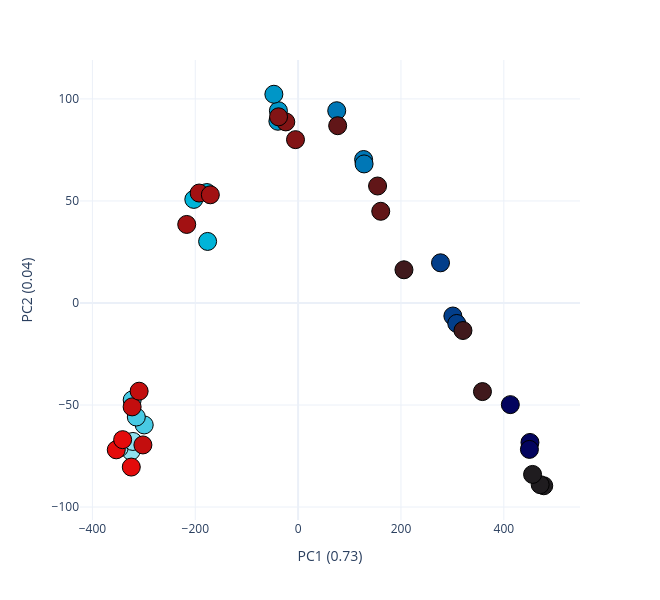

The notebook cell saved with this chart:
### Code cell
INPUT_NG_ORDER = [10, 20, 50, 100, 200, 500, 1000]

blue_palette = ['#03045e', '#023e8a', '#0077b6', '#0096c7', '#00b4d8', '#48cae4', '#90e0ef']
red_palette  = ['#e40b0b', '#c30e0e', '#a21112', '#821415', '#611618', '#40191c', '#1f1c1f']

color_map = {}
for i, ng in enumerate(INPUT_NG_ORDER):
    color_map[f'EGF-{ng}ng'] = blue_palette[len(blue_palette) - 1 - i]
    color_map[f'EGF+{ng}ng'] = red_palette[i]


group_order = ([f'EGF-{ng}ng' for ng in INPUT_NG_ORDER] +
               [f'EGF+{ng}ng' for ng in INPUT_NG_ORDER])

fig = px.scatter(
    pca_df, x='x', y='y', color='group',
    color_discrete_map=color_map,
    category_orders={'group': group_order},
)
fig.update_layout(width=660, height=600, template='plotly_white', showlegend = False)
fig.update_traces(marker=dict(size=18, line=dict(width=1, color='black')))
fig.update_xaxes(title = pca_all[1]['x_title'])
fig.update_yaxes(title = pca_all[1]['y_title'])
fig.show()
fig.write_image(r'D:\Projects\nanoPhos\figures_upd\figure2\figure2f.pdf', height=600, width=600)

### Figure 1 — Plotly figure (JSON) as saved in the notebook; plotly's stock layout.template omitted (floating-point values rounded to 4 significant figures)
{"data": [{"hovertemplate": "group=EGF-10ng<br>x=%{x}<br>y=%{y}<extra></extra>", "legendgroup": "EGF-10ng", "marker": {"color": "#90e0ef", "line": {"color": "black", "width": 1}, "size": 18, "symbol": "circle"}, "mode": "markers", "name": "EGF-10ng", "orientation": "v", "showlegend": true, "type": "scatter", "x": [-324.9, -347.9, -321.2], "xaxis": "x", "y": [-72.64, -71.07, -67.86], "yaxis": "y"}, {"hovertemplate": "group=EGF-20ng<br>x=%{x}<br>y=%{y}<extra></extra>", "legendgroup": "EGF-20ng", "marker": {"color": "#48cae4", "line": {"color": "black", "width": 1}, "size": 18, "symbol": "circle"}, "mode": "markers", "name": "EGF-20ng", "orientation": "v", "showlegend": true, "type": "scatter", "x": [-299.2, -314.6, -322.6], "xaxis": "x", "y": [-59.77, -55.89, -47.54], "yaxis": "y"}, {"hovertemplate": "group=EGF-50ng<br>x=%{x}<br>y=%{y}<extra></extra>", "legendgroup": "EGF-50ng", "marker": {"color": "#00b4d8", "line": {"color": "black", "width": 1}, "size": 18, "symbol": "circle"}, "mode": "markers", "name": "EGF-50ng", "orientation": "v", "showlegend": true, "type": "scatter", "x": [-176.0, -177.4, -202.8], "xaxis": "x", "y": [30.16, 54.12, 50.76], "yaxis": "y"}, {"hovertemplate": "group=EGF-100ng<br>x=%{x}<br>y=%{y}<extra></extra>", "legendgroup": "EGF-100ng", "marker": {"color": "#0096c7", "line": {"color": "black", "width": 1}, "size": 18, "symbol": "circle"}, "mode": "markers", "name": "EGF-100ng", "orientation": "v", "showlegend": true, "type": "scatter", "x": [-39.36, -38.32, -47.15], "xaxis": "x", "y": [89.05, 94.22, 102.3], "yaxis": "y"}, {"hovertemplate": "group=EGF-200ng<br>x=%{x}<br>y=%{y}<extra></extra>", "legendgroup": "EGF-200ng", "marker": {"color": "#0077b6", "line": {"color": "black", "width": 1}, "size": 18, "symbol": "circle"}, "mode": "markers", "name": "EGF-200ng", "orientation": "v", "showlegend": true, "type": "scatter", "x": [127.4, 75.07, 128.3], "xaxis": "x", "y": [70.31, 94.21, 68.15], "yaxis": "y"}, {"hovertemplate": "group=EGF-500ng<br>x=%{x}<br>y=%{y}<extra></extra>", "legendgroup": "EGF-500ng", "marker": {"color": "#023e8a", "line": {"color": "black", "width": 1}, "size": 18, "symbol": "circle"}, "mode": "markers", "name": "EGF-500ng", "orientation": "v", "showlegend": true, "type": "scatter", "x": [276.9, 300.9, 308.5], "xaxis": "x", "y": [19.69, -6.384, -10.03], "yaxis": "y"}, {"hovertemplate": "group=EGF-1000ng<br>x=%{x}<br>y=%{y}<extra></extra>", "legendgroup": "EGF-1000ng", "marker": {"color": "#03045e", "line": {"color": "black", "width": 1}, "size": 18, "symbol": "circle"}, "mode": "markers", "name": "EGF-1000ng", "orientation": "v", "showlegend": true, "type": "scatter", "x": [450.8, 449.8, 412.6], "xaxis": "x", "y": [-68.35, -71.76, -49.82], "yaxis": "y"}, {"hovertemplate": "group=EGF+10ng<br>x=%{x}<br>y=%{y}<extra></extra>", "legendgroup": "EGF+10ng", "marker": {"color": "#e40b0b", "line": {"color": "black", "width": 1}, "size": 18, "symbol": "circle"}, "mode": "markers", "name": "EGF+10ng", "orientation": "v", "showlegend": true, "type": "scatter", "x": [-353.6, -324.4, -341.2], "xaxis": "x", "y": [-71.96, -80.42, -66.99], "yaxis": "y"}, {"hovertemplate": "group=EGF+20ng<br>x=%{x}<br>y=%{y}<extra></extra>", "legendgroup": "EGF+20ng", "marker": {"color": "#c30e0e", "line": {"color": "black", "width": 1}, "size": 18, "symbol": "circle"}, "mode": "markers", "name": "EGF+20ng", "orientation": "v", "showlegend": true, "type": "scatter", "x": [-322.7, -309.1, -301.8], "xaxis": "x", "y": [-50.93, -43.23, -69.57], "yaxis": "y"}, {"hovertemplate": "group=EGF+50ng<br>x=%{x}<br>y=%{y}<extra></extra>", "legendgroup": "EGF+50ng", "marker": {"color": "#a21112", "line": {"color": "black", "width": 1}, "size": 18, "symbol": "circle"}, "mode": "markers", "name": "EGF+50ng", "orientation": "v", "showlegend": true, "type": "scatter", "x": [-216.6, -192.4, -170.7], "xaxis": "x", "y": [38.48, 53.87, 53.02], "yaxis": "y"}, {"hovertemplate": "group=EGF+100ng<br>x=%{x}<br>y=%{y}<extra></extra>", "legendgroup": "EGF+100ng", "marker": {"color": "#821415", "line": {"color": "black", "width": 1}, "size": 18, "symbol": "circle"}, "mode": "markers", "name": "EGF+100ng", "orientation": "v", "showlegend": true, "type": "scatter", "x": [-23.96, -38.04, -5.085], "xaxis": "x", "y": [88.74, 91.23, 80.04], "yaxis": "y"}, {"hovertemplate": "group=EGF+200ng<br>x=%{x}<br>y=%{y}<extra></extra>", "legendgroup": "EGF+200ng", "marker": {"color": "#611618", "line": {"color": "black", "width": 1}, "size": 18, "symbol": "circle"}, "mode": "markers", "name": "EGF+200ng", "orientation": "v", "showlegend": true, "type": "scatter", "x": [154.5, 76.9, 160.7], "xaxis": "x", "y": [57.33, 86.87, 44.93], "yaxis": "y"}, {"hovertemplate": "group=EGF+500ng<br>x=%{x}<br>y=%{y}<extra></extra>", "legendgroup": "EGF+500ng", "marker": {"color": "#40191c", "line": {"color": "black", "width": 1}, "size": 18, "symbol": "circle"}, "mode": "markers", "name": "EGF+500ng", "orientation": "v", "showlegend": true, "type": "scatter", "x": [320.5, 358.4, 205.8], "xaxis": "x", "y": [-13.5, -43.42, 16.27], "yaxis": "y"}, {"hovertemplate": "group=EGF+1000ng<br>x=%{x}<br>y=%{y}<extra></extra>", "legendgroup": "EGF+1000ng", "marker": {"color": "#1f1c1f", "line": {"color": "black", "width": 1}, "size": 18, "symbol": "circle"}, "mode": "markers", "name": "EGF+1000ng", "orientation": "v", "showlegend": true, "type": "scatter", "x": [477.6, 470.7, 455.9], "xaxis": "x", "y": [-89.57, -89.04, -84.02], "yaxis": "y"}], "layout": {"height": 600, "legend": {"title": {"text": "group"}, "tracegroupgap": 0}, "margin": {"t": 60}, "showlegend": false, "width": 660, "xaxis": {"anchor": "y", "domain": [0, 1], "title": {"text": "PC1 (0.73)"}}, "yaxis": {"anchor": "x", "domain": [0, 1], "title": {"text": "PC2 (0.04)"}}}}
